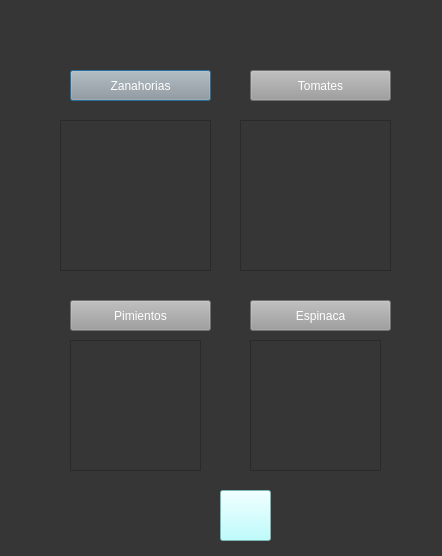
<?xml version="1.0" encoding="UTF-8"?>
<ui version="4.0">
 <class>Dialog</class>
 <widget class="QDialog" name="Dialog">
  <property name="geometry">
   <rect>
    <x>0</x>
    <y>0</y>
    <width>442</width>
    <height>556</height>
   </rect>
  </property>
  <property name="windowTitle">
   <string>Dialog</string>
  </property>
  <property name="styleSheet">
   <string notr="true">background-color: rgb(54, 54, 54);</string>
  </property>
  <widget class="QPushButton" name="boton_zana">
   <property name="geometry">
    <rect>
     <x>70</x>
     <y>70</y>
     <width>141</width>
     <height>31</height>
    </rect>
   </property>
   <property name="styleSheet">
    <string notr="true">background-color: rgb(157, 157, 157);
font: 75 12pt &quot;Terminal&quot;;color:rgb(255, 255, 255)</string>
   </property>
   <property name="text">
    <string>Zanahorias</string>
   </property>
  </widget>
  <widget class="QGraphicsView" name="graphicsView">
   <property name="geometry">
    <rect>
     <x>60</x>
     <y>120</y>
     <width>151</width>
     <height>151</height>
    </rect>
   </property>
   <property name="styleSheet">
    <string notr="true">border-image: url(:/zanahoria/Zanahoria.png);</string>
   </property>
  </widget>
  <widget class="QGraphicsView" name="graphicsView_2">
   <property name="geometry">
    <rect>
     <x>240</x>
     <y>120</y>
     <width>151</width>
     <height>151</height>
    </rect>
   </property>
   <property name="styleSheet">
    <string notr="true">border-image: url(:/tomate/4c639f98b68c1e4ef3678089d00739d0-dibujos-animados-de-tomates-by-vexels.png);</string>
   </property>
  </widget>
  <widget class="QGraphicsView" name="graphicsView_3">
   <property name="geometry">
    <rect>
     <x>70</x>
     <y>340</y>
     <width>131</width>
     <height>131</height>
    </rect>
   </property>
   <property name="styleSheet">
    <string notr="true">border-image: url(:/pimiento/kisspng-bell-pepper-adobe-illustrator-pepper-png-vector-material-5a99bd91992f60.9515099415200249776275.png);</string>
   </property>
  </widget>
  <widget class="QGraphicsView" name="graphicsView_4">
   <property name="geometry">
    <rect>
     <x>250</x>
     <y>340</y>
     <width>131</width>
     <height>131</height>
    </rect>
   </property>
   <property name="styleSheet">
    <string notr="true">border-image: url(:/espinaca/—Pngtree—bunch of spinach vector illustration_5315407.png);</string>
   </property>
  </widget>
  <widget class="QPushButton" name="boton_tomate">
   <property name="geometry">
    <rect>
     <x>250</x>
     <y>70</y>
     <width>141</width>
     <height>31</height>
    </rect>
   </property>
   <property name="styleSheet">
    <string notr="true">background-color: rgb(157, 157, 157);
font: 75 12pt &quot;Terminal&quot;;color:rgb(255, 255, 255)</string>
   </property>
   <property name="text">
    <string>Tomates</string>
   </property>
  </widget>
  <widget class="QPushButton" name="boton_pimiento">
   <property name="geometry">
    <rect>
     <x>70</x>
     <y>300</y>
     <width>141</width>
     <height>31</height>
    </rect>
   </property>
   <property name="styleSheet">
    <string notr="true">background-color: rgb(157, 157, 157);
font: 75 12pt &quot;Terminal&quot;;color:rgb(255, 255, 255)</string>
   </property>
   <property name="text">
    <string>Pimientos</string>
   </property>
  </widget>
  <widget class="QPushButton" name="boton_espinaca">
   <property name="geometry">
    <rect>
     <x>250</x>
     <y>300</y>
     <width>141</width>
     <height>31</height>
    </rect>
   </property>
   <property name="styleSheet">
    <string notr="true">background-color: rgb(157, 157, 157);
font: 75 12pt &quot;Terminal&quot;;color:rgb(255, 255, 255)</string>
   </property>
   <property name="text">
    <string>Espinaca</string>
   </property>
  </widget>
  <widget class="QPushButton" name="boton_atras">
   <property name="geometry">
    <rect>
     <x>220</x>
     <y>490</y>
     <width>51</width>
     <height>51</height>
    </rect>
   </property>
   <property name="styleSheet">
    <string notr="true">background-color: rgb(170, 255, 255);
border-image: url(:/izq2/izq.png);</string>
   </property>
   <property name="text">
    <string/>
   </property>
  </widget>
 </widget>
 <resources>
  <include location="frutas.qrc"/>
  <include location="flecha.qrc"/>
 </resources>
 <connections/>
</ui>
